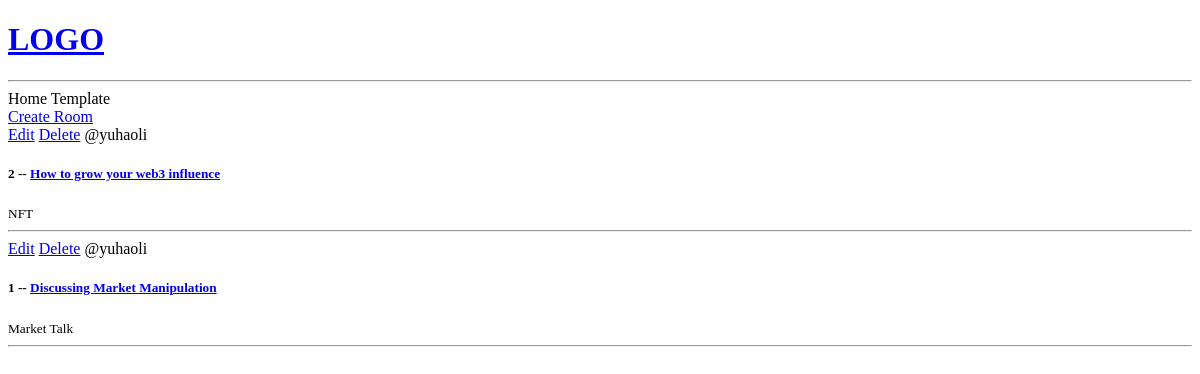
Before: / with the older database file.
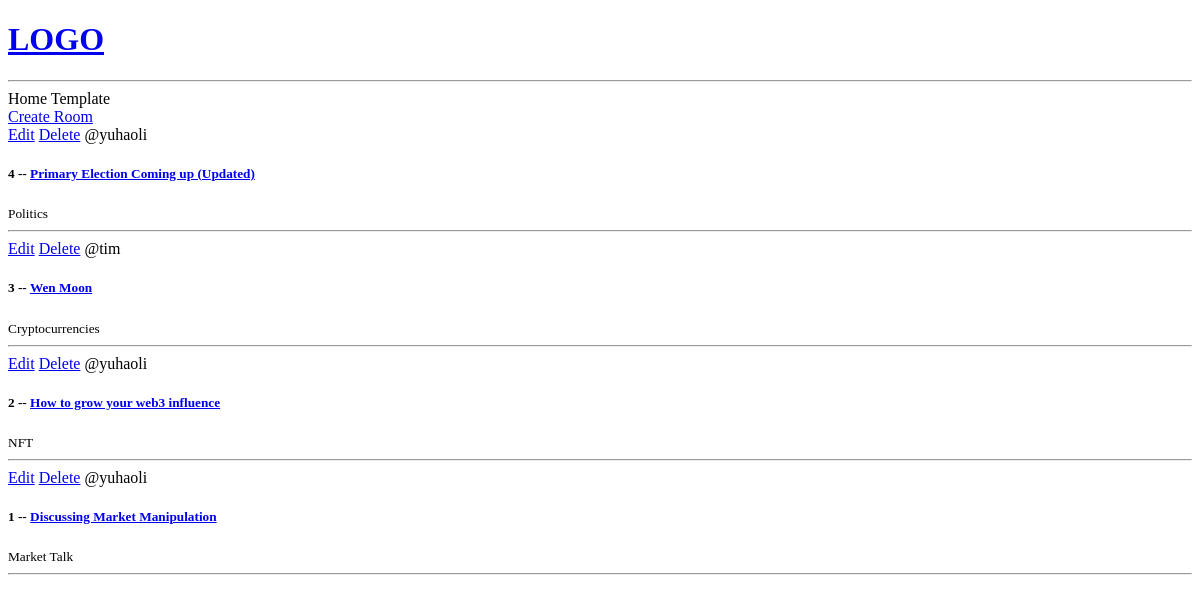
After: the same page with the newer database file.
### base/models.py (models this page shows, shortened)
class Room(models.Model):
    host = models.ForeignKey(User, on_delete=models.SET_NULL, null=True)
    topic = models.ForeignKey(Topic, on_delete=models.SET_NULL, null=True)
    name = models.CharField(max_length=200)
    description = models.TextField(null=True, blank=True)
    updated = models.DateTimeField(auto_now=True)
    created = models.DateTimeField(auto_now_add=True)
    class Meta:
        ordering = ['-updated', '-created']

class Topic(models.Model):
    name = models.CharField(max_length=200)

### base/views.py (the view)
# urls.py: path('', views.home, name='home'),
def home(request):
    rooms = Room.objects.all()  # pylint: disable=no-member
    context = {'rooms': rooms}
    return render(request, 'base/home.html', context)

### base/templates/base/home.html
{% extends 'main.html' %}
{% block content %}
<ht>Home Template</ht>
<div>
  <a href = "{% url 'create-room' %}">Create Room</a>
  <div>
    {% for room in rooms %}
    <div>
      <a href = "{% url 'update-room' room.id %}">Edit</a>
      <a href = "{% url 'delete-room' room.id %}">Delete</a>
      <span>@{{room.host.username}}</span>
      <h5>{{room.id}} -- <a href = "{% url 'room' room.id %}">{{room.name}}</h5></a>
      <small>{{room.topic.name}}</small>
      <hr>
    </div>
    {% endfor %}
  </div>
</div>
{% endblock content %}

### templates/main.html (shortened to what this page needs)
<!DOCTYPE html>
<html>
<head>
</head>
<body>
    {% include 'navbar.html' %}
    {% block content %}
    {% endblock %}
</body>
</html>

### templates/navbar.html
<a href="/">
  <h1>LOGO</h1>
</a>
<hr>

Changed rows visible on the page:
added Room: host.username "yuhaoli", id "4", name "Primary Election Coming up (Updated)", topic.name "Politics"
added Room: host.username "tim", id "3", name "Wen Moon", topic.name "Cryptocurrencies"
